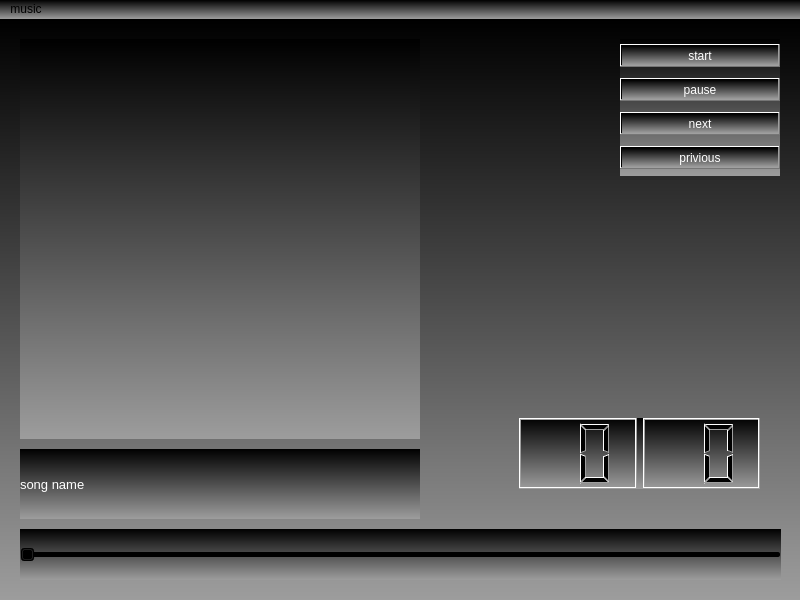
<?xml version="1.0" encoding="UTF-8"?>
<ui version="4.0">
 <class>MainMixer</class>
 <widget class="QMainWindow" name="MainMixer">
  <property name="geometry">
   <rect>
    <x>0</x>
    <y>0</y>
    <width>800</width>
    <height>600</height>
   </rect>
  </property>
  <property name="windowTitle">
   <string>MainWindow</string>
  </property>
  <property name="styleSheet">
   <string notr="true">background-color: qlineargradient(spread:pad, x1:0, y1:0, x2:0, y2:1, stop:0 rgba(0, 0, 0, 255), stop:1 rgba(157, 157, 157, 255));</string>
  </property>
  <widget class="QWidget" name="centralwidget">
   <widget class="QLabel" name="album">
    <property name="geometry">
     <rect>
      <x>20</x>
      <y>20</y>
      <width>400</width>
      <height>400</height>
     </rect>
    </property>
    <property name="text">
     <string/>
    </property>
   </widget>
   <widget class="QLabel" name="name">
    <property name="geometry">
     <rect>
      <x>20</x>
      <y>430</y>
      <width>400</width>
      <height>70</height>
     </rect>
    </property>
    <property name="font">
     <font>
      <pointsize>10</pointsize>
     </font>
    </property>
    <property name="styleSheet">
     <string notr="true">color: rgb(255, 255, 255);</string>
    </property>
    <property name="text">
     <string>song name</string>
    </property>
   </widget>
   <widget class="QSlider" name="lenth">
    <property name="geometry">
     <rect>
      <x>20</x>
      <y>510</y>
      <width>761</width>
      <height>51</height>
     </rect>
    </property>
    <property name="orientation">
     <enum>Qt::Horizontal</enum>
    </property>
   </widget>
   <widget class="QWidget" name="verticalLayoutWidget">
    <property name="geometry">
     <rect>
      <x>620</x>
      <y>20</y>
      <width>160</width>
      <height>137</height>
     </rect>
    </property>
    <layout class="QVBoxLayout" name="verticalLayout">
     <item>
      <widget class="QPushButton" name="pushButton">
       <property name="font">
        <font>
         <pointsize>9</pointsize>
        </font>
       </property>
       <property name="styleSheet">
        <string notr="true">color: rgb(255, 255, 255);</string>
       </property>
       <property name="text">
        <string>start</string>
       </property>
      </widget>
     </item>
     <item>
      <widget class="QPushButton" name="pushButton_4">
       <property name="font">
        <font>
         <pointsize>9</pointsize>
        </font>
       </property>
       <property name="styleSheet">
        <string notr="true">color: rgb(255, 255, 255);</string>
       </property>
       <property name="text">
        <string>pause</string>
       </property>
      </widget>
     </item>
     <item>
      <widget class="QPushButton" name="pushButton_3">
       <property name="font">
        <font>
         <pointsize>9</pointsize>
        </font>
       </property>
       <property name="styleSheet">
        <string notr="true">color: rgb(255, 255, 255);</string>
       </property>
       <property name="text">
        <string>next</string>
       </property>
      </widget>
     </item>
     <item>
      <widget class="QPushButton" name="pushButton_2">
       <property name="font">
        <font>
         <pointsize>9</pointsize>
        </font>
       </property>
       <property name="styleSheet">
        <string notr="true">color: rgb(255, 255, 255);</string>
       </property>
       <property name="text">
        <string>privious</string>
       </property>
      </widget>
     </item>
    </layout>
   </widget>
   <widget class="QWidget" name="horizontalLayoutWidget">
    <property name="geometry">
     <rect>
      <x>519</x>
      <y>399</y>
      <width>241</width>
      <height>71</height>
     </rect>
    </property>
    <layout class="QHBoxLayout" name="horizontalLayout">
     <item>
      <widget class="QLCDNumber" name="minutes">
       <property name="lineWidth">
        <number>1</number>
       </property>
       <property name="digitCount">
        <number>2</number>
       </property>
      </widget>
     </item>
     <item>
      <widget class="QLCDNumber" name="seconds">
       <property name="lineWidth">
        <number>1</number>
       </property>
       <property name="digitCount">
        <number>2</number>
       </property>
      </widget>
     </item>
    </layout>
   </widget>
  </widget>
  <widget class="QMenuBar" name="menubar">
   <property name="geometry">
    <rect>
     <x>0</x>
     <y>0</y>
     <width>800</width>
     <height>26</height>
    </rect>
   </property>
   <widget class="QMenu" name="menumusic">
    <property name="title">
     <string>music</string>
    </property>
    <addaction name="actionopen_folder"/>
   </widget>
   <addaction name="menumusic"/>
  </widget>
  <action name="actionopen_folder">
   <property name="text">
    <string>open folder</string>
   </property>
  </action>
 </widget>
 <resources/>
 <connections/>
</ui>
